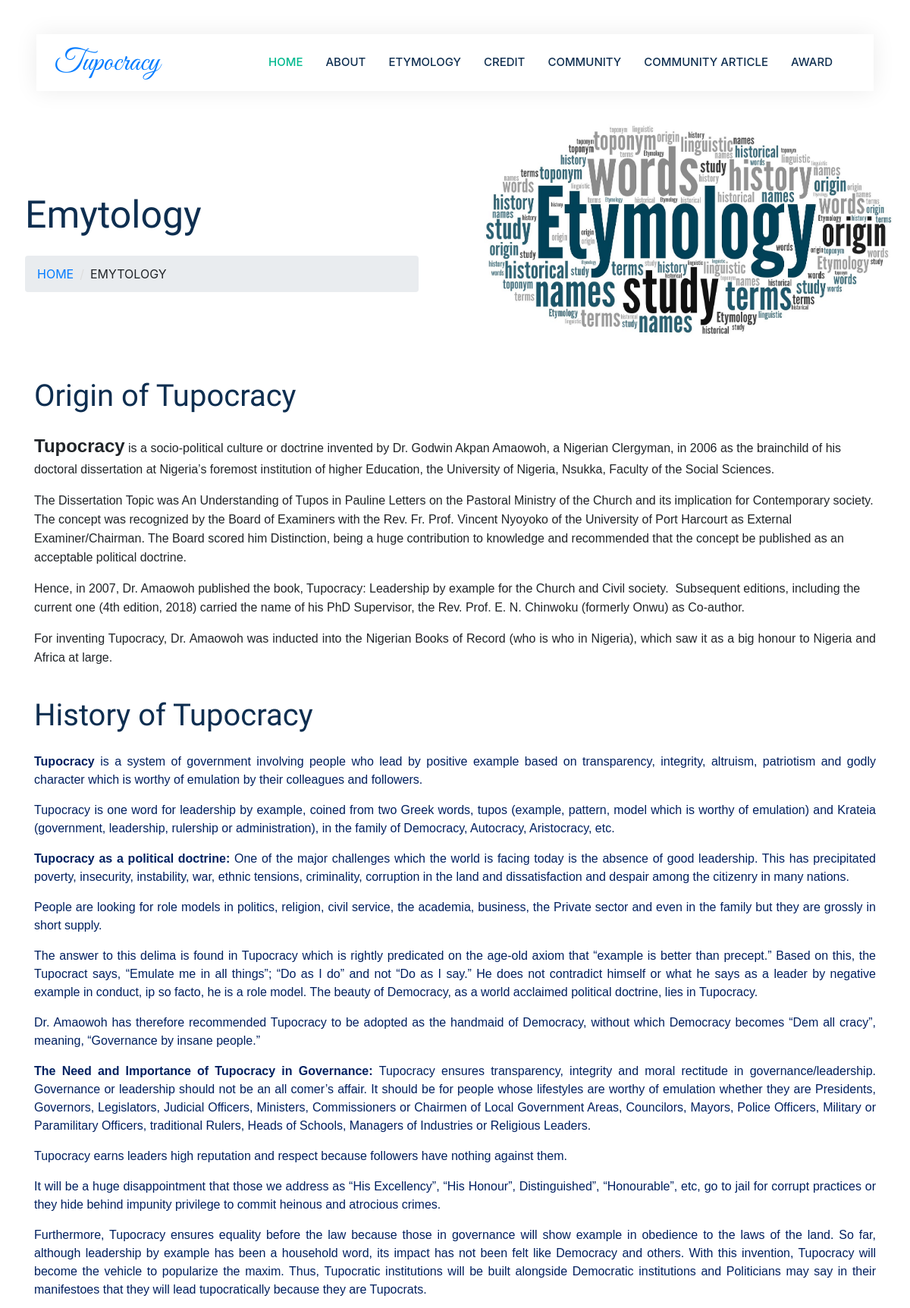
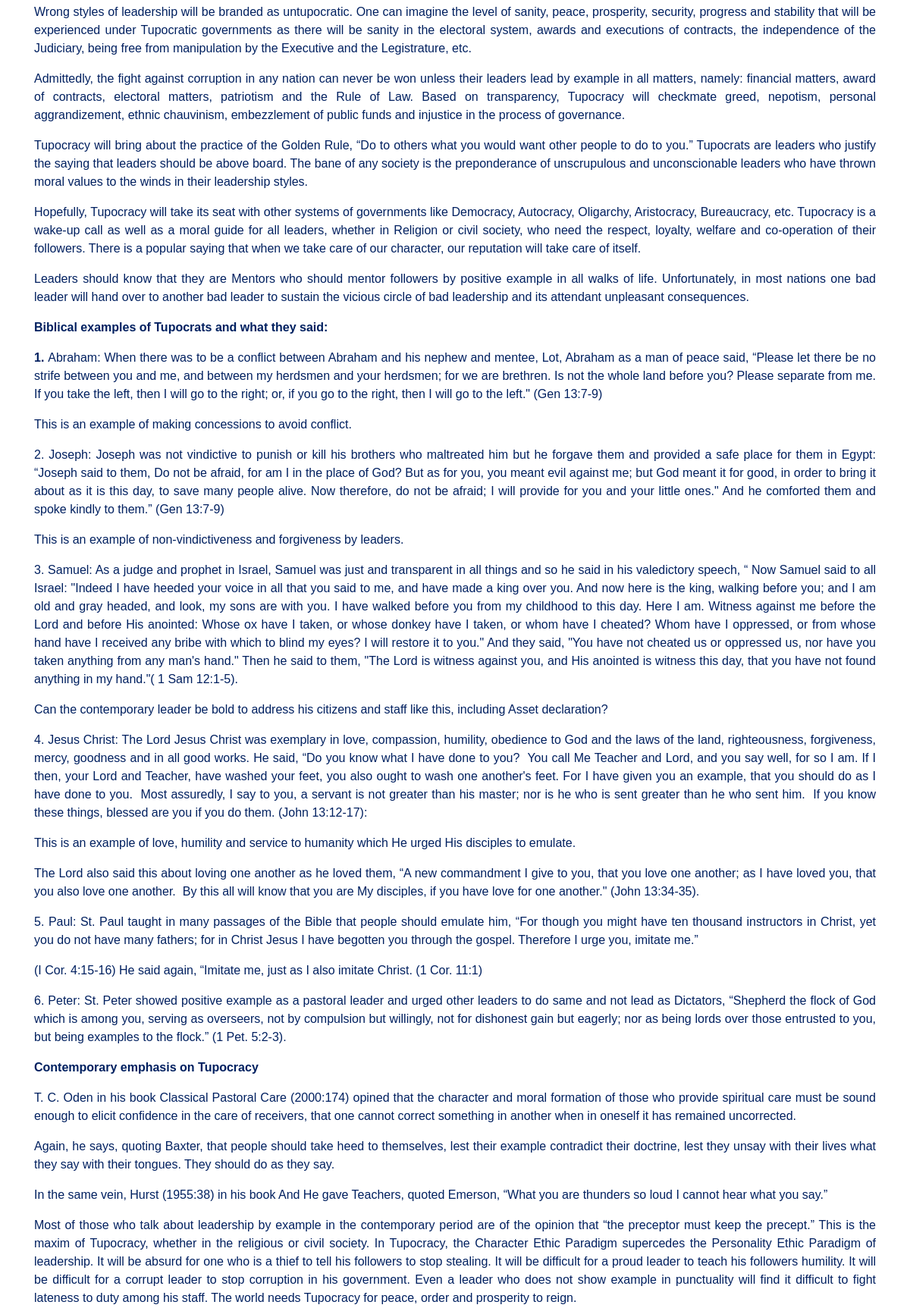
Page /tupocracy/emytology/ (upper part) on the committed database (2 pictures, top to bottom).
### tupo_app/models.py (models this page shows, shortened)
class Emytology(models.Model):
    name = models.CharField(max_length=100)
    content = HTMLField('Content', blank=True, null=True)
    created_at = models.DateTimeField(auto_now_add=True)
    modified_at = models.DateTimeField(auto_now=True)
    class Meta():
        verbose_name_plural = 'Emytology'

### tupo_app/views.py (the view)
# urls.py: path('emytology/', views.emytology, name='emytology'),
def emytology(request):
    emytology = Emytology.objects.all()
    context = {'emytology': emytology , }
    return render(request, 'public/emytology.html', context)

### templates/public/emytology.html (shortened to what this page needs)
{% extends 'public/base.html' %} {% load static %}
{% block title %} Emytology {% endblock %} {% block content %}
<div class="container-fluid header bg-white p-0" style="margin-top: 3%">
  <div class="row g-0 align-items-center flex-column-reverse flex-md-row">
    <div class="col-md-6 p-5 mt-lg-5">
      <h1 class="animated fadeIn mb-4" style="font-family: 'Oleo Script Swash Caps', cursive; font-size: 50px">Emytology</h1>
      <nav aria-label="breadcrumb animated fadeIn">
        <ol class="breadcrumb text-uppercase">
          <li class="breadcrumb-item"><a href="{% url 'home' %}">Home</a></li>
          <li class="breadcrumb-item text-body active" aria-current="page">
            Emytology
          </li>
        </ol>
      </nav>
    </div>
    <div class="col-md-6 animated fadeIn">
      <img
        class="img-fluid"
        src="{% static 'public/img/emy.jpg' %}"
        alt=""
      />
    </div>
  </div>
</div>
<div class="container-xxl py-5">
  <div class="container">
    <div class="row g-4">
      {% if emytology %} {% for e in emytology %}
      <div class="col-md-12">
        <div class="wow fadeInUp" data-wow-delay="0.5s">
            <h1 style="font-family: 'Oleo Script Swash Caps', cursive;">{{e.name}}</h1>
          <p class="mb-4">{{e.content|safe}}</p>
        </div>
      </div>
      {% endfor %} {% endif %}
    </div>
    </div>
</div>
{% endblock %}

### static/public/css/style.css (style rules this page uses)
:root { --primary: #00B98E; --secondary: #FF6922; --light: #EFFDF5; --dark: #0E2E50; }
body { overflow-x: hidden; }
@media (min-width: 992px) { .header { margin-top: -120px; } }
.breadcrumb-item + .breadcrumb-item::before { color: #DDDDDD; }

### rows in the picture
Emytology: name "Origin of Tupocracy", content "Tupocracy is a socio-political culture or doctrine invented by Dr. Godwin Akpan Amaowoh, a Nigerian Clergyman, in 2006 as the brainchild of his doctoral dissertation at Nigeria’s foremost institution of higher Education, the University of Nigeria, Nsukka, Faculty of the Social Sciences. The Dissertation Topic was An Understanding of Tupos in Pauline Letters on the Pastoral Ministry of the Church and its implication for Contemporary society. The concept was recognized by the Board of Examiners with the Rev. Fr. Prof. Vincent Nyoyoko of the University of Port Harcourt as External Examiner/Chairman. The Board scored him Distinction, being a huge contribution to knowledge and recommended that…"
Emytology: name "History of Tupocracy", content "Tupocracy is a system of government involving people who lead by positive example based on transparency, integrity, altruism, patriotism and godly character which is worthy of emulation by their colleagues and followers. Tupocracy is one word for leadership by example, coined from two Greek words, tupos (example, pattern, model which is worthy of emulation) and Krateia (government, leadership, rulership or administration), in the family of Democracy, Autocracy, Aristocracy, etc. Tupocracy as a political doctrine: One of the major challenges which the world is facing today is the absence of good leadership. This has precipitated poverty, insecurity, instability, war, ethnic tensions,…"
